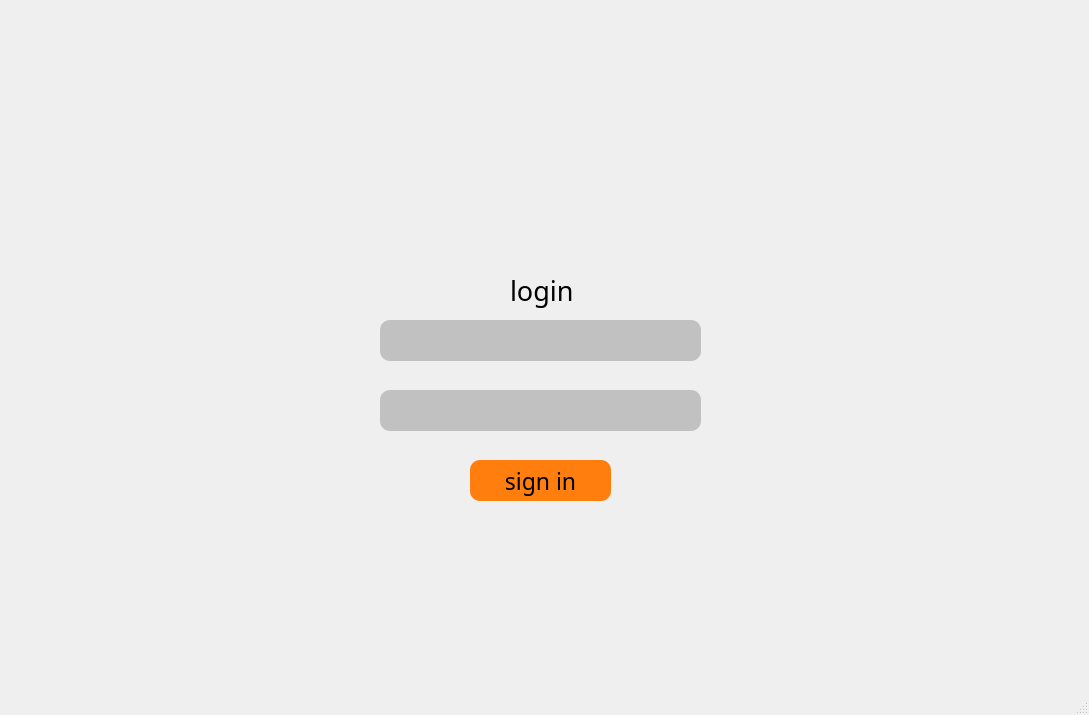
<?xml version="1.0" encoding="UTF-8"?>
<ui version="4.0">
 <class>MainWindow</class>
 <widget class="QMainWindow" name="MainWindow">
  <property name="enabled">
   <bool>true</bool>
  </property>
  <property name="geometry">
   <rect>
    <x>0</x>
    <y>0</y>
    <width>1089</width>
    <height>715</height>
   </rect>
  </property>
  <property name="sizePolicy">
   <sizepolicy hsizetype="Minimum" vsizetype="Minimum">
    <horstretch>0</horstretch>
    <verstretch>0</verstretch>
   </sizepolicy>
  </property>
  <property name="minimumSize">
   <size>
    <width>1089</width>
    <height>715</height>
   </size>
  </property>
  <property name="maximumSize">
   <size>
    <width>1089</width>
    <height>715</height>
   </size>
  </property>
  <property name="windowTitle">
   <string>MainWindow</string>
  </property>
  <property name="styleSheet">
   <string notr="true"/>
  </property>
  <widget class="QWidget" name="centralwidget">
   <property name="styleSheet">
    <string notr="true">position: center;</string>
   </property>
   <widget class="QLabel" name="label">
    <property name="geometry">
     <rect>
      <x>510</x>
      <y>270</y>
      <width>71</width>
      <height>41</height>
     </rect>
    </property>
    <property name="font">
     <font>
      <family>Yu Gothic UI Semilight</family>
      <pointsize>20</pointsize>
      <weight>50</weight>
      <italic>false</italic>
      <bold>false</bold>
      <underline>false</underline>
      <strikeout>false</strikeout>
      <kerning>true</kerning>
     </font>
    </property>
    <property name="mouseTracking">
     <bool>true</bool>
    </property>
    <property name="styleSheet">
     <string notr="true">color: black;</string>
    </property>
    <property name="text">
     <string>login</string>
    </property>
    <property name="textFormat">
     <enum>Qt::AutoText</enum>
    </property>
   </widget>
   <widget class="QLineEdit" name="lineEditLogin">
    <property name="geometry">
     <rect>
      <x>380</x>
      <y>320</y>
      <width>321</width>
      <height>41</height>
     </rect>
    </property>
    <property name="styleSheet">
     <string notr="true">border: none;
border-color: rgb(255, 255, 255);
background-color: rgb(193, 193, 193);
border-radius: 10px;</string>
    </property>
   </widget>
   <widget class="QLineEdit" name="lineEditPasswrd">
    <property name="geometry">
     <rect>
      <x>380</x>
      <y>390</y>
      <width>321</width>
      <height>41</height>
     </rect>
    </property>
    <property name="styleSheet">
     <string notr="true">border: none;
border-color: rgb(255, 255, 255);
background-color: rgb(193, 193, 193);
border-radius: 10px;</string>
    </property>
   </widget>
   <widget class="QPushButton" name="pushButtonSign">
    <property name="geometry">
     <rect>
      <x>470</x>
      <y>460</y>
      <width>141</width>
      <height>41</height>
     </rect>
    </property>
    <property name="font">
     <font>
      <family>Yu Gothic UI Semilight</family>
      <pointsize>17</pointsize>
     </font>
    </property>
    <property name="cursor">
     <cursorShape>PointingHandCursor</cursorShape>
    </property>
    <property name="styleSheet">
     <string notr="true">border: none;
background-color: rgb(255, 126, 14);
border-radius: 10px;</string>
    </property>
    <property name="text">
     <string>sign in</string>
    </property>
   </widget>
   <widget class="QLabel" name="label_2">
    <property name="geometry">
     <rect>
      <x>350</x>
      <y>100</y>
      <width>371</width>
      <height>161</height>
     </rect>
    </property>
    <property name="sizePolicy">
     <sizepolicy hsizetype="Fixed" vsizetype="Fixed">
      <horstretch>0</horstretch>
      <verstretch>0</verstretch>
     </sizepolicy>
    </property>
    <property name="styleSheet">
     <string notr="true">image: url(:/newPrefix/img/Axenix_logo.png);
border-bottom: 2px solid orange;</string>
    </property>
    <property name="text">
     <string/>
    </property>
   </widget>
  </widget>
  <widget class="QStatusBar" name="statusbar"/>
 </widget>
 <resources>
  <include location="sig.qrc"/>
 </resources>
 <connections/>
</ui>
